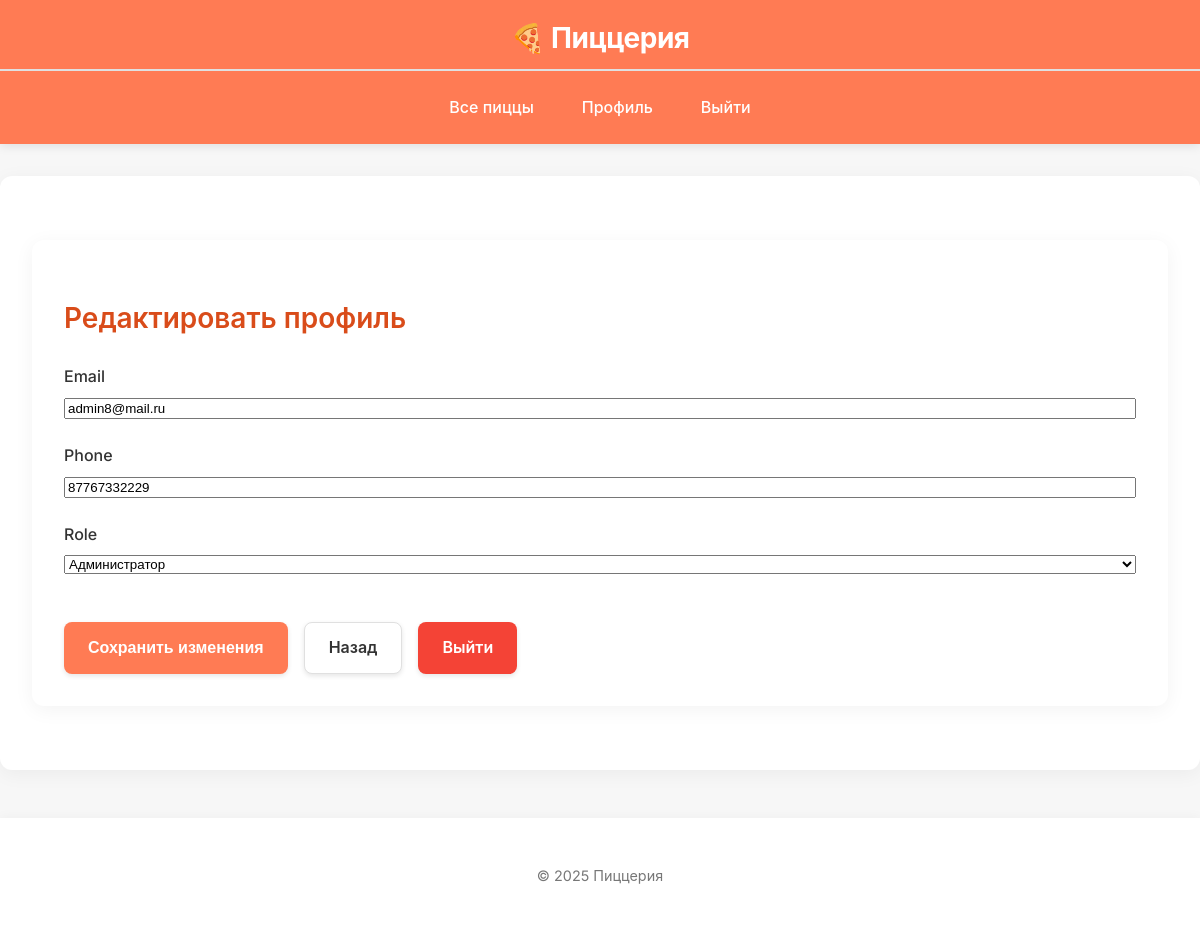
The page /users/edit_profile/ (signed in) on the database its author committed.
### users/models.py (models this page shows, shortened)
class CustomUser(AbstractBaseUser, PermissionsMixin):
    class Role(models.TextChoices):
        ADMIN = 'ADMIN', 'Администратор'
        MANAGER = 'MANAGER', 'Менеджер заказов'
        CLIENT = 'CLIENT', 'Клиент'
    email = models.EmailField(unique=True)
    is_staff = models.BooleanField(default=False)
    is_active = models.BooleanField(default=False)
    date_joined = models.DateTimeField(default=timezone.now)
    role = models.CharField(max_length=20, choices=Role.choices, default=Role.CLIENT)
    phone = models.CharField(max_length=15, blank=True, null=True)
    objects = CustomUserManager()
    USERNAME_FIELD = 'email'
    REQUIRED_FIELDS = []

### users/views.py (the view)
# urls.py: path('edit_profile/', views.edit_profile, name='edit_profile'),
@login_required
def edit_profile(request):
    if request.method == 'POST':
        form = CustomUserChangeForm(request.POST, instance=request.user)
        if form.is_valid():
            form.save()
            messages.success(request, 'Профиль успешно обновлён.')
            return redirect('edit_profile')
    else:
        form = CustomUserChangeForm(instance=request.user)
    return render(request, 'users/edit_profile.html', {'form': form})

### users/forms.py
class CustomUserChangeForm(forms.ModelForm):
    class Meta:
        model = CustomUser
        fields = ('email', 'phone', 'role')

### users/templates/users/edit_profile.html (shortened to what this page needs)
{% extends 'base.html' %}
{% block content %}
<div class="container animate-fade">
    <h2>Редактировать профиль</h2>
    <form method="post" class="form">
        {% for field in form %}
        <div class="form-group">
            <label class="form-label" for="{{ field.id_for_label }}">{{ field.label }}</label>
            {{ field }}
        </div>
        {% endfor %}
        <div class="button-group mt-3">
            <button type="submit" class="btn btn-primary">Сохранить изменения</button>
            <a href="{% url 'profile' %}" class="btn btn-secondary">Назад</a>
            <a href="{% url 'logout' %}" class="btn btn-danger">Выйти</a>
        </div>
    </form>
</div>
{% endblock %}

### static/css/styles.css (style rules this page uses)
:root { --primary-color: #FF7B54; --primary-light: #FFB26B; --primary-dark: #D94C1A; --secondary-color: #939B62; --background: #F7F7F7; --card-bg: #FFFFFF; --text-color: #333333; --text-light: #777777; --border-color: #E0E0E0; --success-color: #4CAF50; --warning-color: #FF9800; --error-color: #F44336; }
body { font-family: 'Inter', -apple-system, BlinkMacSystemFont, 'Segoe UI', Roboto, Oxygen, Ubuntu, Cantarell, sans-serif; background-color: var(--background); color: var(--text-color); margin: 0; padding: 0; line-height: 1.6; }
.container { max-width: 1200px; margin: 2rem auto; padding: 2rem; background-color: var(--card-bg); border-radius: 12px; box-shadow: 0 4px 20px rgba(0, 0, 0, 0.05); }
h1, h2, h3 { color: var(--primary-dark); margin-bottom: 1.5rem; font-weight: 600; }
h2 { font-size: 1.75rem; }
a { color: var(--primary-color); text-decoration: none; transition: color 0.2s ease; }
button, .btn { padding: 0.75rem 1.5rem; font-size: 1rem; border: none; border-radius: 8px; cursor: pointer; font-weight: 600; transition: all 0.3s ease; display: inline-flex; align-items: center; justify-content: center; gap: 0.5rem; box-shadow: 0 2px 5px rgba(0, 0, 0, 0.1); }
button.btn-primary, .btn-primary { background-color: var(--primary-color); color: white; }
button.btn-secondary, .btn-secondary { background-color: white; color: var(--text-color); border: 1px solid var(--border-color); }
button.btn-danger, .btn-danger { background-color: var(--error-color); color: white; }
.form { display: flex; flex-direction: column; gap: 1.5rem; }
.form-group { display: flex; flex-direction: column; gap: 0.5rem; }
.form-label { font-weight: 500; color: var(--text-color); }
.animate-fade { animation: fadeIn 0.5s ease forwards; }
.mt-3 { margin-top: 1.5rem; }
.button-group { display: flex; flex-wrap: wrap; gap: 1rem; margin-top: 1.5rem; }

### rows shown on the page
CustomUser: form "admin8@mail.ru" "87767332229" "Администратор"

### other values the page prints
{{ field.label }} "Email" "Phone" "Role"
